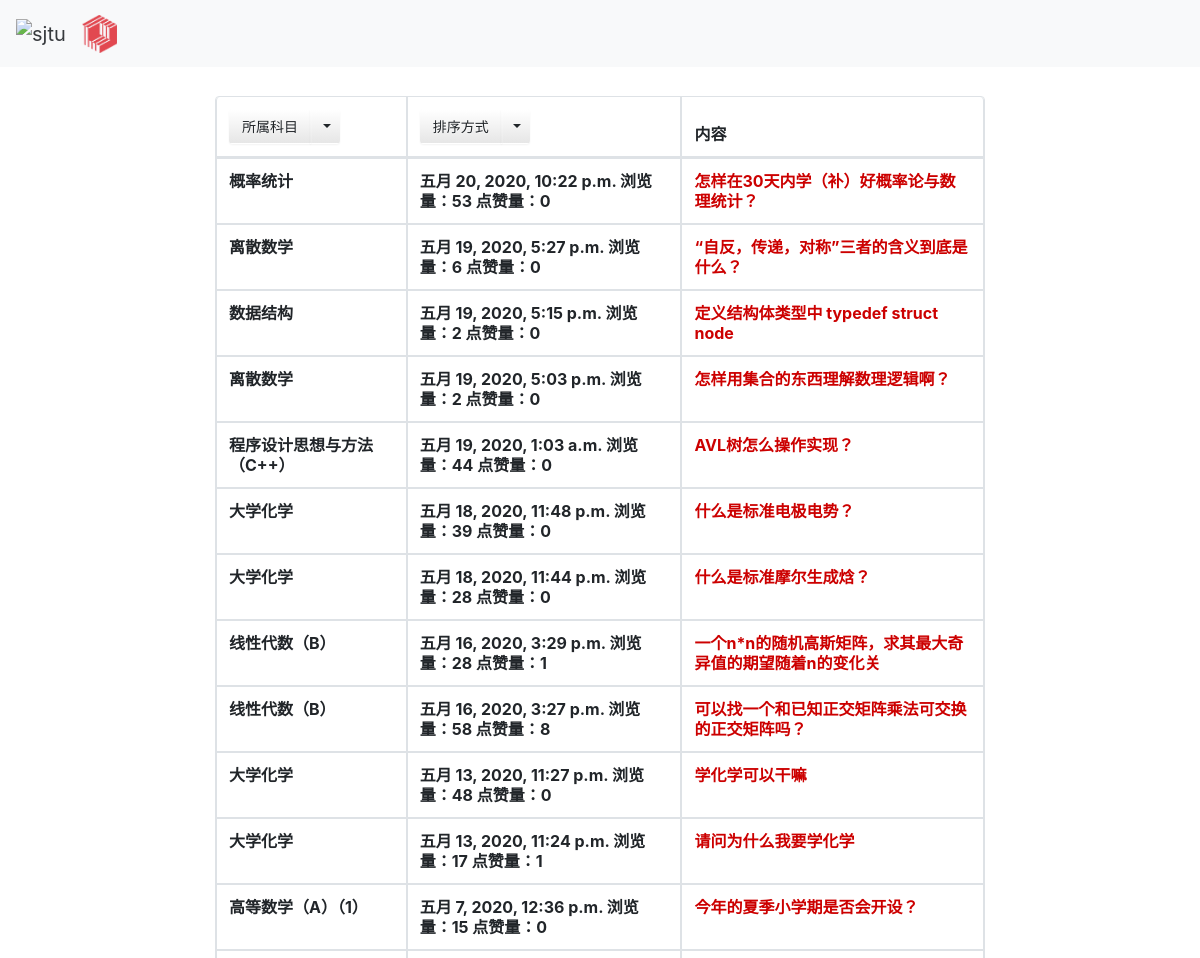
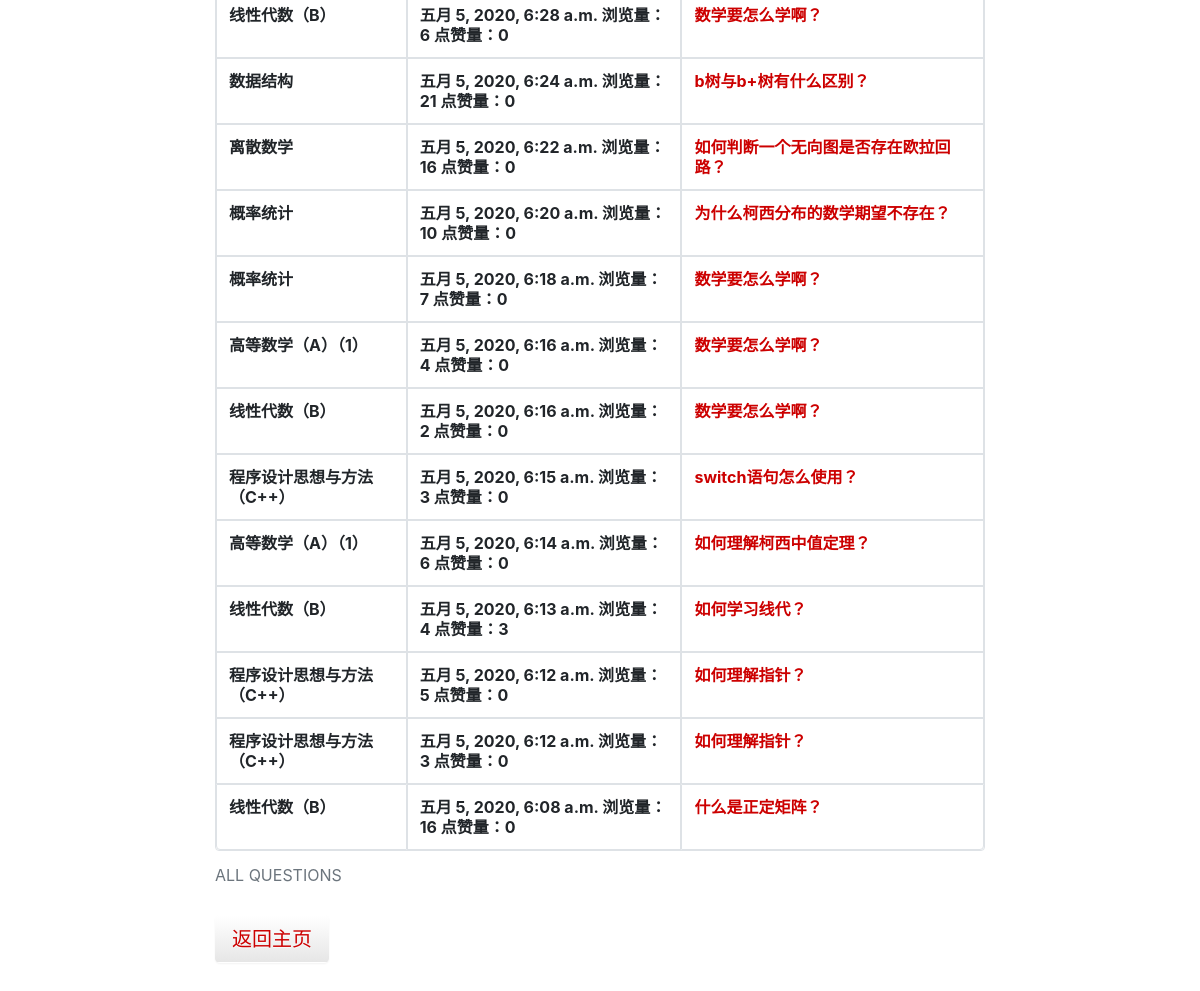
The page /qas_system/all_question/ (signed in) on the database its author committed (2 pictures, top to bottom).
### qas_system/models.py (models this page shows, shortened)
class Question(models.Model):
    question_title = models.CharField(verbose_name='标题', max_length=30, blank=False)
    question_text = RichTextField(verbose_name='具体描述')
    question_subject = models.ForeignKey('Subject', verbose_name='科目', on_delete=models.CASCADE)
    pub_date = models.DateTimeField(auto_now=True, verbose_name='提问日期')
    page_views = models.PositiveIntegerField(default=0, verbose_name='浏览量')
    questioner = models.ForeignKey('User', verbose_name='提问者', on_delete=models.CASCADE)
    good_num = models.IntegerField(default=0, verbose_name='点赞量')

class Subject(models.Model):
    name = models.CharField(max_length=30, unique=True, verbose_name='科目名称')
    def __str__(self):
        return self.name

### qas_system/views.py (the view)
# urls.py: path('all_question/', views.all_question),  # 浏览所有问题 按照时间顺序排列
def all_question(request):
    all_question_list = Question.objects.all().order_by('-pub_date')
    all_subject = Subject.objects.all()
    try:
        user = models.User.objects.get(id=request.session['user_id'])
    except KeyError:
        user = None
    return render(request, 'all_question.html', {'all_question_list': all_question_list, 'all_subject': all_subject, 'user':user})

### templates/all_question.html (shortened to what this page needs)
{% extends 'base.html' %}
{% load static %}
{% block link_before %}
    <link href="{% static 'bootstrap-combined.min.css' %}" rel="stylesheet">
{% endblock %}
{% block link_after %}
    <link href="{% static 'layoutit.css'%}" rel="stylesheet">
{% endblock %}
{% block content %}
<div class="container-fluid">
<div class="row-fluid">
<div class="span2"></div>
<div class="span8">
<table class="table table-bordered">
	<caption>ALL QUESTIONS</caption>
	<thead>
		<tr>
			<th>
             <div class="btn-group">
	            <button type="button" class="btn btn-default">所属科目</button>
	            <button type="button" class="btn btn-default dropdown-toggle"
			        data-toggle="dropdown">
	            </button>
</div>
            </th>
			<th>
                <div class="btn-group">
	<button type="button" class="btn btn-default">排序方式</button>
	<button type="button" class="btn btn-default dropdown-toggle"
			data-toggle="dropdown">
	</button>
</div>
            </th>
			<th>内容</th>
		</tr>
	</thead>
	<tbody>
     {% if all_question_list %}
     {% for question in all_question_list %}
     <tr>
         <th>{{ question.question_subject }} <br> </th>
         <th>{{ question.pub_date }} 浏览量：{{ question.page_views }} 点赞量：{{ question.good_num }}<br> </th>
     <th> <a href="/qas_system/question/{{ question.id }}/">{{ question.question_title }}<br></a> </th>
     </tr>
                {% endfor %}
      {% endif %}
	</tbody>
</table>
<p>
    <button type="button" class="btn btn-default btn-lg "><a href="/qas_system/" , target="_self">返回主页</a></button>
</p>
</div>
<div class="span2"></div>
</div>
</div>
{% endblock %}

### static/layoutit.css (style rules this page uses)
body { padding-top:0px; padding-bottom: 40px; margin-left:0px; -webkit-transition: margin 500ms ease; -moz-transition: margin 500ms ease; -ms-transition: margin 500ms ease; -o-transition: margin 500ms ease; transition: margin 500ms ease; }

### templates/all_question.html (style rules this page uses)
body { background-size: 80%; }
a:link { text-decoration:none; color: #CC0000; }

### rows shown on the page
Question: question_subject "概率统计", pub_date "五月 20, 2020, 10:22 p.m.", page_views "53", good_num "0", question_title "怎样在30天内学（补）好概率论与数理统计？"
Question: question_subject "离散数学", pub_date "五月 19, 2020, 5:27 p.m.", page_views "6", good_num "0", question_title "“自反，传递，对称”三者的含义到底是什么？"
Question: question_subject "数据结构", pub_date "五月 19, 2020, 5:15 p.m.", page_views "2", good_num "0", question_title "定义结构体类型中 typedef struct node"
Question: question_subject "离散数学", pub_date "五月 19, 2020, 5:03 p.m.", page_views "2", good_num "0", question_title "怎样用集合的东西理解数理逻辑啊？"
Question: question_subject "程序设计思想与方法（C++）", pub_date "五月 19, 2020, 1:03 a.m.", page_views "44", good_num "0", question_title "AVL树怎么操作实现？"
Question: question_subject "大学化学", pub_date "五月 18, 2020, 11:48 p.m.", page_views "39", good_num "0", question_title "什么是标准电极电势？"
Question: question_subject "大学化学", pub_date "五月 18, 2020, 11:44 p.m.", page_views "28", good_num "0", question_title "什么是标准摩尔生成焓？"
Question: question_subject "线性代数（B）", pub_date "五月 16, 2020, 3:29 p.m.", page_views "28", good_num "1", question_title "一个n*n的随机高斯矩阵，求其最大奇异值的期望随着n的变化关"
Question: question_subject "线性代数（B）", pub_date "五月 16, 2020, 3:27 p.m.", page_views "58", good_num "8", question_title "可以找一个和已知正交矩阵乘法可交换的正交矩阵吗？"
Question: question_subject "大学化学", pub_date "五月 13, 2020, 11:27 p.m.", page_views "48", good_num "0", question_title "学化学可以干嘛"
Question: question_subject "大学化学", pub_date "五月 13, 2020, 11:24 p.m.", page_views "17", good_num "1", question_title "请问为什么我要学化学"
Question: question_subject "高等数学（A）（1）", pub_date "五月 7, 2020, 12:36 p.m.", page_views "15", good_num "0", question_title "今年的夏季小学期是否会开设？"
Question: question_subject "线性代数（B）", pub_date "五月 5, 2020, 6:28 a.m.", page_views "6", good_num "0", question_title "数学要怎么学啊？"
Question: question_subject "数据结构", pub_date "五月 5, 2020, 6:24 a.m.", page_views "21", good_num "0", question_title "b树与b+树有什么区别？"
Question: question_subject "离散数学", pub_date "五月 5, 2020, 6:22 a.m.", page_views "16", good_num "0", question_title "如何判断一个无向图是否存在欧拉回路？"
Question: question_subject "概率统计", pub_date "五月 5, 2020, 6:20 a.m.", page_views "10", good_num "0", question_title "为什么柯西分布的数学期望不存在？"
Question: question_subject "概率统计", pub_date "五月 5, 2020, 6:18 a.m.", page_views "7", good_num "0", question_title "数学要怎么学啊？"
Question: question_subject "高等数学（A）（1）", pub_date "五月 5, 2020, 6:16 a.m.", page_views "4", good_num "0", question_title "数学要怎么学啊？"
Question: question_subject "线性代数（B）", pub_date "五月 5, 2020, 6:16 a.m.", page_views "2", good_num "0", question_title "数学要怎么学啊？"
Question: question_subject "程序设计思想与方法（C++）", pub_date "五月 5, 2020, 6:15 a.m.", page_views "3", good_num "0", question_title "switch语句怎么使用？"
Question: question_subject "高等数学（A）（1）", pub_date "五月 5, 2020, 6:14 a.m.", page_views "6", good_num "0", question_title "如何理解柯西中值定理？"
Question: question_subject "线性代数（B）", pub_date "五月 5, 2020, 6:13 a.m.", page_views "4", good_num "3", question_title "如何学习线代？"
Question: question_subject "程序设计思想与方法（C++）", pub_date "五月 5, 2020, 6:12 a.m.", page_views "5", good_num "0", question_title "如何理解指针？"
Question: question_subject "程序设计思想与方法（C++）", pub_date "五月 5, 2020, 6:12 a.m.", page_views "3", good_num "0", question_title "如何理解指针？"
Question: question_subject "线性代数（B）", pub_date "五月 5, 2020, 6:08 a.m.", page_views "16", good_num "0", question_title "什么是正定矩阵？"
